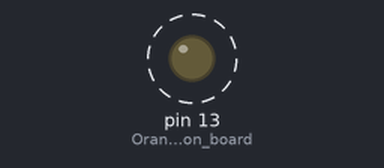
Recording of a program running on a simulated Teensy 4. On the bench: output pins drawn as LEDs (lit = HIGH). Dashed ring = blinking. The local clock reads 2024-03-15 10:24:30 at power-on unless the program sets it; what the program prints to the serial monitor is not drawn.

Above: at 0.2 s.
Timing chart, 0 to 3.0 s (numbered marks = the images above):
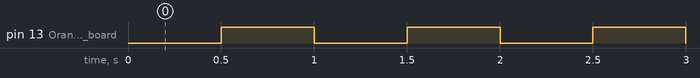

The program:

main.cpp
```cpp
/*
* Teensy example code illustrating Time library with Real Time Clock.
*
* RTC clock is set in response to serial port time message
* On Linux, you can use "date +T%s > /dev/ttyACM0" (UTC time zone) to
* set the time once the program is running.  If you have a button battery
* connected to the RTC chip on the Teensy it will keep the time, not sure
* for how long though.
*/

#include <Arduino.h>
#include <TimeLib.h>

//#define TIME_HEADER  "T"    // Header tag for serial time sync message

int blinkLed = 500;        // Blink led every n miliseconds
int ledState = LOW;
static int oneSecond = 1000;

//static unsigned long processSyncMessage(void);
static void printDigits(int digits);
static void digitalClockDisplay(void);
static void blink_led(void);
static void print_time(void);

time_t getTeensy3Time()
{
return Teensy3Clock.get();
}

void setup() {
    pinMode(LED_BUILTIN, OUTPUT);     // Orange LED on board
    digitalWrite(LED_BUILTIN, HIGH);  // Glowing whilst running through setup code

    while (!Serial) {
    // Wait for serial to start!
    }

    if (CrashReport)
        Serial.print(CrashReport);
    else {
        Serial.println("No crash report - all ok.");
        Serial.println("");
    }

    setSyncProvider(getTeensy3Time);   // the function to get the time from the RTC
    if (timeStatus() != timeSet)
        Serial.println("Unable to sync with the RTC");
    else
        Serial.println("RTC has set the system time");

    digitalWrite(LED_BUILTIN, LOW);   // Turn LED off
}

void loop() {
    // if (Serial.available()) {
    //     time_t t = processSyncMessage();
    //     if (t != 0) {
    //         RTC.set(t);   // set the RTC and the system time to the received value
    //         setTime(t);
    //         Teensy3Clock.set(now());
    //     }
    // }
    // digitalClockDisplay();
    // delay(1000);
    print_time();
    blink_led();
}

// static unsigned long processSyncMessage(void) {
//     unsigned long pctime = 0L;
//     const unsigned long DEFAULT_TIME = 1357041600; // Jan 1 2013

//     if(Serial.find(TIME_HEADER)) {
//         pctime = Serial.parseInt();
//         return pctime;
//         if( pctime < DEFAULT_TIME) { // check the value is a valid time (greater than Jan 1 2013)
//           pctime = 0L; // return 0 to indicate that the time is not valid
//         }
//     }
//     return pctime;
// }

static void printDigits(int digits) {
    // utility function for digital clock display: prints preceding colon and leading 0
    Serial.print(":");
    if(digits < 10)
        Serial.print('0');

    Serial.print(digits);
}

static void digitalClockDisplay(void) {
    // digital clock display of the time
    Serial.print(hour());
    printDigits(minute());
    printDigits(second());
    Serial.print(" ");
    Serial.print(day());
    Serial.print(" ");
    Serial.print(month());
    Serial.print(" ");
    Serial.print(year());
    Serial.println();
}

static void blink_led(void) {
    static unsigned long previousMillis;
    unsigned long timeNow = millis();

    if (timeNow - previousMillis >= blinkLed) {
        previousMillis = timeNow;
        if (ledState == LOW) {
            ledState = HIGH;
        } else {
            ledState = LOW;
        }

        digitalWrite(LED_BUILTIN, ledState);
    }
}

static void print_time(void) {
    static unsigned long previousTimeInMillis;
    unsigned long timeNow = millis();

    if (timeNow - previousTimeInMillis >= oneSecond) {
        previousTimeInMillis = timeNow;

        digitalClockDisplay();
    }
}
```

Measured:
- by itself, pin 13 (Orange_LED_on_board): alternates HIGH for 0.50 s and LOW for 0.50 s
